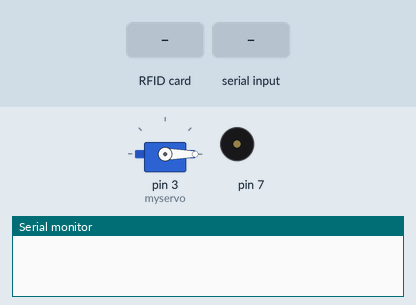
This sketch was run on a simulated Arduino Uno, built with avr-gcc and run on an emulated ATmega328P. Parts: servo, buzzer (waves = sounding), the last lines printed to the serial monitor. The inputs (shaded band) are chosen by the test bench.

Above: at 1.2 s.
1.3 s: RFID card 5E 7A 19 C4 held to the reader
At 1.7 s:
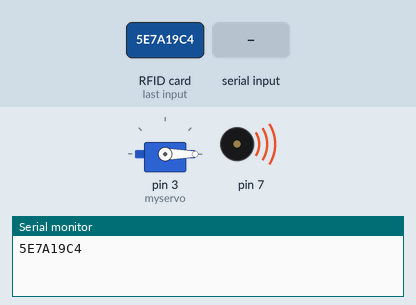
4.3 s: "1\n" received over Serial
At 6.3 s:
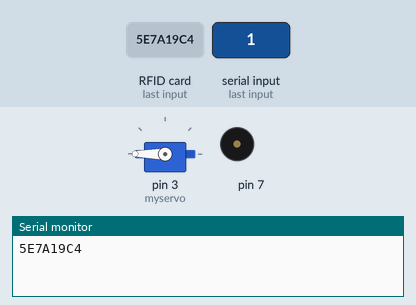
Timing chart, 0 to 9.5 s (numbered marks = the images above; inputs shaded):
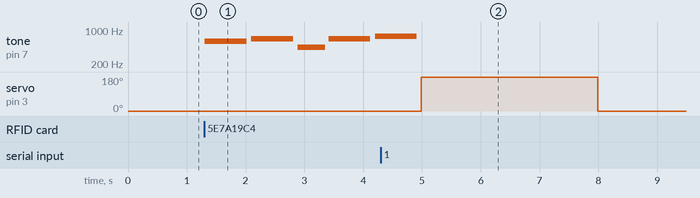

Measured:
- after the input at 1.3 s, tone on pin 7: plays 587 Hz for 0.71 s, 659 Hz for 0.71 s, 440 Hz for 0.47 s, 659 Hz for 0.71 s, 740 Hz for 0.10 s, starting at once
- after the input at 4.3 s, tone on pin 7: goes on until 4.9 s, then stays silent; servo on pin 3 (myservo): 0° → 180° after 0.69 s, → 0° 3.0 s later

The sketch:

access_control.ino
```cpp
#include <SPI.h>
#include <MFRC522.h>
#include <Servo.h>

Servo myservo;
#define SS_PIN 10
#define RST_PIN 9
MFRC522 mfrc522(SS_PIN, RST_PIN);

#define NOTE_B0  31
#define NOTE_C1  33
#define NOTE_CS1 35
#define NOTE_D1  37
#define NOTE_DS1 39
#define NOTE_E1  41
#define NOTE_F1  44
#define NOTE_FS1 46
#define NOTE_G1  49
#define NOTE_GS1 52
#define NOTE_A1  55
#define NOTE_AS1 58
#define NOTE_B1  62
#define NOTE_C2  65
#define NOTE_CS2 69
#define NOTE_D2  73
#define NOTE_DS2 78
#define NOTE_E2  82
#define NOTE_F2  87
#define NOTE_FS2 93
#define NOTE_G2  98
#define NOTE_GS2 104
#define NOTE_A2  110
#define NOTE_AS2 117
#define NOTE_B2  123
#define NOTE_C3  131
#define NOTE_CS3 139
#define NOTE_D3  147
#define NOTE_DS3 156
#define NOTE_E3  165
#define NOTE_F3  175
#define NOTE_FS3 185
#define NOTE_G3  196
#define NOTE_GS3 208
#define NOTE_A3  220
#define NOTE_AS3 233
#define NOTE_B3  247
#define NOTE_C4  262
#define NOTE_CS4 277
#define NOTE_D4  294
#define NOTE_DS4 311
#define NOTE_E4  330
#define NOTE_F4  349
#define NOTE_FS4 370
#define NOTE_G4  392
#define NOTE_GS4 415
#define NOTE_A4  440
#define NOTE_AS4 466
#define NOTE_B4  494
#define NOTE_C5  523
#define NOTE_CS5 554
#define NOTE_D5  587
#define NOTE_DS5 622
#define NOTE_E5  659
#define NOTE_F5  698
#define NOTE_FS5 740
#define NOTE_G5  784
#define NOTE_GS5 831
#define NOTE_A5  880
#define NOTE_AS5 932
#define NOTE_B5  988
#define NOTE_C6  1047
#define NOTE_CS6 1109
#define NOTE_D6  1175
#define NOTE_DS6 1245
#define NOTE_E6  1319
#define NOTE_F6  1397
#define NOTE_FS6 1480
#define NOTE_G6  1568
#define NOTE_GS6 1661
#define NOTE_A6  1760
#define NOTE_AS6 1865
#define NOTE_B6  1976
#define NOTE_C7  2093
#define NOTE_CS7 2217
#define NOTE_D7  2349
#define NOTE_DS7 2489
#define NOTE_E7  2637
#define NOTE_F7  2794
#define NOTE_FS7 2960
#define NOTE_G7  3136
#define NOTE_GS7 3322
#define NOTE_A7  3520
#define NOTE_AS7 3729
#define NOTE_B7  3951
#define NOTE_C8  4186
#define NOTE_CS8 4435
#define NOTE_D8  4699
#define NOTE_DS8 4978
#define REST      0

int melody[] = {
  NOTE_D5,-4, NOTE_E5,-4, NOTE_A4,4, //1
  NOTE_E5,-4, NOTE_FS5,-4, NOTE_A5,16, NOTE_G5,16, NOTE_FS5,8,
  NOTE_D5,-4, NOTE_E5,-4, NOTE_A4,2,
  NOTE_A4,16, NOTE_A4,16, NOTE_B4,16, NOTE_D5,8, NOTE_D5,16,
  NOTE_D5,-4, NOTE_E5,-4, NOTE_A4,4, //repeat from 1
  NOTE_E5,-4, NOTE_FS5,-4, NOTE_A5,16, NOTE_G5,16, NOTE_FS5,8,
  NOTE_D5,-4, NOTE_E5,-4, NOTE_A4,2,
  NOTE_A4,16, NOTE_A4,16, NOTE_B4,16, NOTE_D5,8, NOTE_D5,16,
  REST,4, NOTE_B4,8, NOTE_CS5,8, NOTE_D5,8, NOTE_D5,8, NOTE_E5,8, NOTE_CS5,-8,
  NOTE_B4,16, NOTE_A4,2, REST,4,

  REST,8, NOTE_B4,8, NOTE_B4,8, NOTE_CS5,8, NOTE_D5,8, NOTE_B4,4, NOTE_A4,8, //7
  NOTE_A5,8, REST,8, NOTE_A5,8, NOTE_E5,-4, REST,4,
  NOTE_B4,8, NOTE_B4,8, NOTE_CS5,8, NOTE_D5,8, NOTE_B4,8, NOTE_D5,8, NOTE_E5,8, REST,8,
  REST,8, NOTE_CS5,8, NOTE_B4,8, NOTE_A4,-4, REST,4,
  REST,8, NOTE_B4,8, NOTE_B4,8, NOTE_CS5,8, NOTE_D5,8, NOTE_B4,8, NOTE_A4,4,
  NOTE_E5,8, NOTE_E5,8, NOTE_E5,8, NOTE_FS5,8, NOTE_E5,4, REST,4,

  NOTE_D5,2, NOTE_E5,8, NOTE_FS5,8, NOTE_D5,8, //13
  NOTE_E5,8, NOTE_E5,8, NOTE_E5,8, NOTE_FS5,8, NOTE_E5,4, NOTE_A4,4,
  REST,2, NOTE_B4,8, NOTE_CS5,8, NOTE_D5,8, NOTE_B4,8,
  REST,8, NOTE_E5,8, NOTE_FS5,8, NOTE_E5,-4, NOTE_A4,16, NOTE_B4,16, NOTE_D5,16, NOTE_B4,16,
  NOTE_FS5,-8, NOTE_FS5,-8, NOTE_E5,-4, NOTE_A4,16, NOTE_B4,16, NOTE_D5,16, NOTE_B4,16,

  NOTE_E5,-8, NOTE_E5,-8, NOTE_D5,-8, NOTE_CS5,16, NOTE_B4,-8, NOTE_A4,16, NOTE_B4,16, NOTE_D5,16, NOTE_B4,16, //18
  NOTE_D5,4, NOTE_E5,8, NOTE_CS5,-8, NOTE_B4,16, NOTE_A4,8, NOTE_A4,8, NOTE_A4,8,
  NOTE_E5,4, NOTE_D5,2, NOTE_A4,16, NOTE_B4,16, NOTE_D5,16, NOTE_B4,16,
  NOTE_FS5,-8, NOTE_FS5,-8, NOTE_E5,-4, NOTE_A4,16, NOTE_B4,16, NOTE_D5,16, NOTE_B4,16,
  NOTE_A5,4, NOTE_CS5,8, NOTE_D5,-8, NOTE_CS5,16, NOTE_B4,8, NOTE_A4,16, NOTE_B4,16, NOTE_D5,16, NOTE_B4,16,

  NOTE_D5,4, NOTE_E5,8, NOTE_CS5,-8, NOTE_B4,16, NOTE_A4,4, NOTE_A4,8,  //23
  NOTE_E5,4, NOTE_D5,2, REST,4,
  REST,8, NOTE_B4,8, NOTE_D5,8, NOTE_B4,8, NOTE_D5,8, NOTE_E5,4, REST,8,
  REST,8, NOTE_CS5,8, NOTE_B4,8, NOTE_A4,-4, REST,4,
  REST,8, NOTE_B4,8, NOTE_B4,8, NOTE_CS5,8, NOTE_D5,8, NOTE_B4,8, NOTE_A4,4,
  REST,8, NOTE_A5,8, NOTE_A5,8, NOTE_E5,8, NOTE_FS5,8, NOTE_E5,8, NOTE_D5,8,

  REST,8, NOTE_A4,8, NOTE_B4,8, NOTE_CS5,8, NOTE_D5,8, NOTE_B4,8, //29
  REST,8, NOTE_CS5,8, NOTE_B4,8, NOTE_A4,-4, REST,4,
  NOTE_B4,8, NOTE_B4,8, NOTE_CS5,8, NOTE_D5,8, NOTE_B4,8, NOTE_A4,4, REST,8,
  REST,8, NOTE_E5,8, NOTE_E5,8, NOTE_FS5,4, NOTE_E5,-4,
  NOTE_D5,2, NOTE_D5,8, NOTE_E5,8, NOTE_FS5,8, NOTE_E5,4,
  NOTE_E5,8, NOTE_E5,8, NOTE_FS5,8, NOTE_E5,8, NOTE_A4,8, NOTE_A4,4,

  REST,-4, NOTE_A4,8, NOTE_B4,8, NOTE_CS5,8, NOTE_D5,8, NOTE_B4,8, //35
  REST,8, NOTE_E5,8, NOTE_FS5,8, NOTE_E5,-4, NOTE_A4,16, NOTE_B4,16, NOTE_D5,16, NOTE_B4,16,
  NOTE_FS5,-8, NOTE_FS5,-8, NOTE_E5,-4, NOTE_A4,16, NOTE_B4,16, NOTE_D5,16, NOTE_B4,16,
  NOTE_E5,-8, NOTE_E5,-8, NOTE_D5,-8, NOTE_CS5,16, NOTE_B4,8, NOTE_A4,16, NOTE_B4,16, NOTE_D5,16, NOTE_B4,16,
  NOTE_D5,4, NOTE_E5,8, NOTE_CS5,-8, NOTE_B4,16, NOTE_A4,4, NOTE_A4,8,

   NOTE_E5,4, NOTE_D5,2, NOTE_A4,16, NOTE_B4,16, NOTE_D5,16, NOTE_B4,16, //40
  NOTE_FS5,-8, NOTE_FS5,-8, NOTE_E5,-4, NOTE_A4,16, NOTE_B4,16, NOTE_D5,16, NOTE_B4,16,
  NOTE_A5,4, NOTE_CS5,8, NOTE_D5,-8, NOTE_CS5,16, NOTE_B4,8, NOTE_A4,16, NOTE_B4,16, NOTE_D5,16, NOTE_B4,16,
  NOTE_D5,4, NOTE_E5,8, NOTE_CS5,-8, NOTE_B4,16, NOTE_A4,4, NOTE_A4,8,
  NOTE_E5,4, NOTE_D5,2, NOTE_A4,16, NOTE_B4,16, NOTE_D5,16, NOTE_B4,16,

  NOTE_FS5,-8, NOTE_FS5,-8, NOTE_E5,-4, NOTE_A4,16, NOTE_B4,16, NOTE_D5,16, NOTE_B4,16, //45
  NOTE_A5,4, NOTE_CS5,8, NOTE_D5,-8, NOTE_CS5,16, NOTE_B4,8, NOTE_A4,16, NOTE_B4,16, NOTE_D5,16, NOTE_B4,16,
  NOTE_D5,4, NOTE_E5,8, NOTE_CS5,-8, NOTE_B4,16, NOTE_A4,4, NOTE_A4,8,
  NOTE_E5,4, NOTE_D5,2, NOTE_A4,16, NOTE_B4,16, NOTE_D5,16, NOTE_B4,16,
  NOTE_FS5,-8, NOTE_FS5,-8, NOTE_E5,-4, NOTE_A4,16, NOTE_B4,16, NOTE_D5,16, NOTE_B4,16, //45

  NOTE_A5,4, NOTE_CS5,8, NOTE_D5,-8, NOTE_CS5,16, NOTE_B4,8, NOTE_A4,16, NOTE_B4,16, NOTE_D5,16, NOTE_B4,16,
  NOTE_D5,4, NOTE_E5,8, NOTE_CS5,-8, NOTE_B4,16, NOTE_A4,4, NOTE_A4,8,

  NOTE_E5,4, NOTE_D5,2, REST,4
};

int notes = sizeof(melody) / sizeof(melody[0]) / 2;
int wholenote = (60000 * 4) / 114;  // Tempo definition (adjust as needed)
int divider = 0, noteDuration = 0;
bool rfidScanned = false;
bool isPlaying = false;
void setup() {
  Serial.begin(115200);
  SPI.begin();
  mfrc522.PCD_Init();
  myservo.attach(3);
  myservo.write(0);
}

void loop() {
  if (Serial.available() > 0) {
    int response = Serial.parseInt();
    if (response == 1) {
      moveServo();
      stopMusic();
    } else {
      stopMusic();
      // Access denied, you can take appropriate action here
    }
  }

  if (mfrc522.PICC_IsNewCardPresent() && mfrc522.PICC_ReadCardSerial()) {

    String rfidCode = "";
    for (byte i = 0; i < mfrc522.uid.size; i++) {
      rfidCode += String(mfrc522.uid.uidByte[i] < 0x10 ? "0" : "");
      rfidCode += String(mfrc522.uid.uidByte[i], HEX);
    }
    rfidCode.toUpperCase();
    Serial.print(rfidCode);
    mfrc522.PICC_HaltA();
    mfrc522.PCD_StopCrypto1();
    playSong();
  }
}


void moveServo() {
  myservo.write(180);
  delay(3000);
  myservo.write(0);
}
void playSong() {
  isPlaying = true;
  unsigned long songStartTime = millis();
  int noteIndex = 0;

  while (millis() - songStartTime < 10000) { // Adjust the duration as needed
    if (noteIndex < notes * 2) {
      divider = melody[noteIndex + 1];
      if (divider > 0) {
        noteDuration = (wholenote) / divider;
      } else if (divider < 0) {
        noteDuration = (wholenote) / abs(divider);
        noteDuration *= 1.5;
      }
      tone(7, melody[noteIndex], noteDuration * 0.9);
      delay(noteDuration);
      noTone(7);
      if (Serial.available() > 0) {  // Check for a response during music playback
      stopMusic();
      break;  // Exit the loop
    }
      noteIndex += 2;
    }
  }
  isPlaying = false;
}

void stopMusic() {
  if (isPlaying) {
    noTone(7);
    isPlaying = false;
  }
}
```
